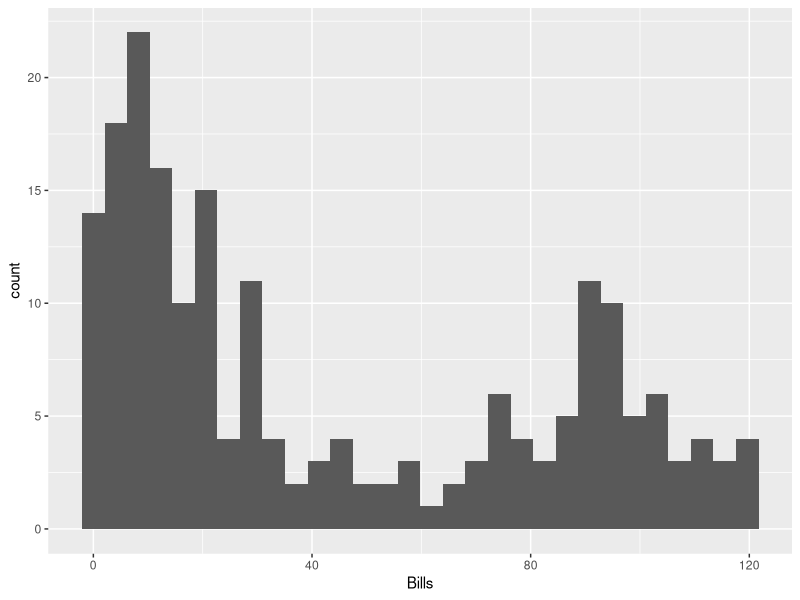
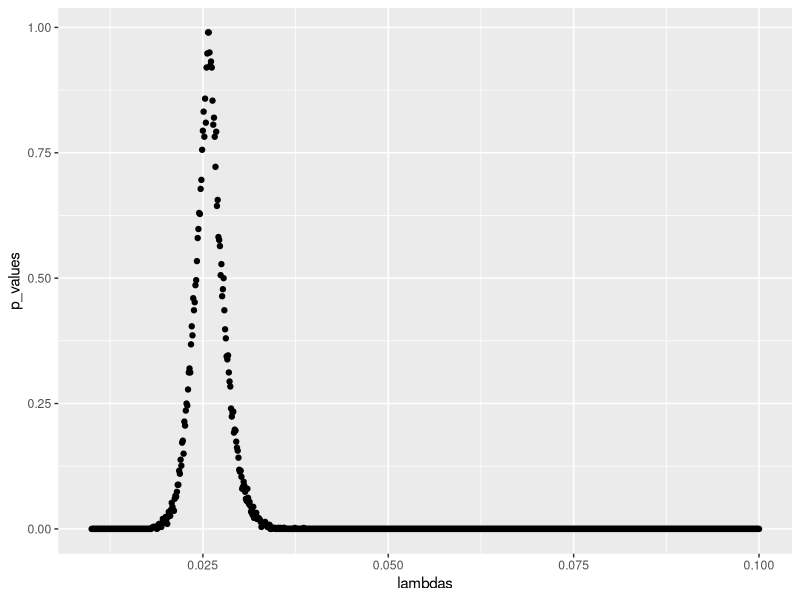

Write R code to recreate these figures, in order.
library(tidyverse)
library(rstudioapi) 

bootstarp <- function(data, fun = mean) {
  results <- c()
  statistic = fun(data)
  n = length(data)
  for (i in 1:n){
    bs_sample <- sample(data, size = n, replace = T)
    results <- c(results, fun(bs_sample))
  }
  CI_25=quantile(results,0.025)
  CI_975=quantile(results,0.975)
  CI = c(2*statistic-CI_975,2*statistic-CI_25)
  return_list <- list(statistic, results, CI)
  return(return_list)
}


#----------Exercise 3----------------
setwd(dirname(getActiveDocumentContext()$path))
data <- read.table(file="data/telephone.txt",header=TRUE)

# a - create a histogram plot
ggplot(data, aes(x=Bills)) +
  geom_histogram()

# b - do bootstrap

p_values <- c()
lambdas <- seq(0.01, 0.1, 0.0001)
for (lambda in lambdas){
  B <- 1000
  tstar=numeric(B)
  n=length(data$Bills)
  for (i in 1:B){
    xstar=rexp(n,lambda)
    tstar[i]=median(xstar)}
  #hist(tstar,prob=T)
  
  t = median(data$Bills)
  pl=sum(tstar<t)/B 
  pr=sum(tstar>t)/B 
  p=2*min(pl,pr)
  p_values <- c(p_values, p)
}

df_lambdas <- tibble(lambdas, p_values)

ggplot(df_lambdas, aes(x = lambdas, y = p_values)) +
  geom_point()

# c - bootstrap confidence interval

bootstarp(data$Bills, median)
